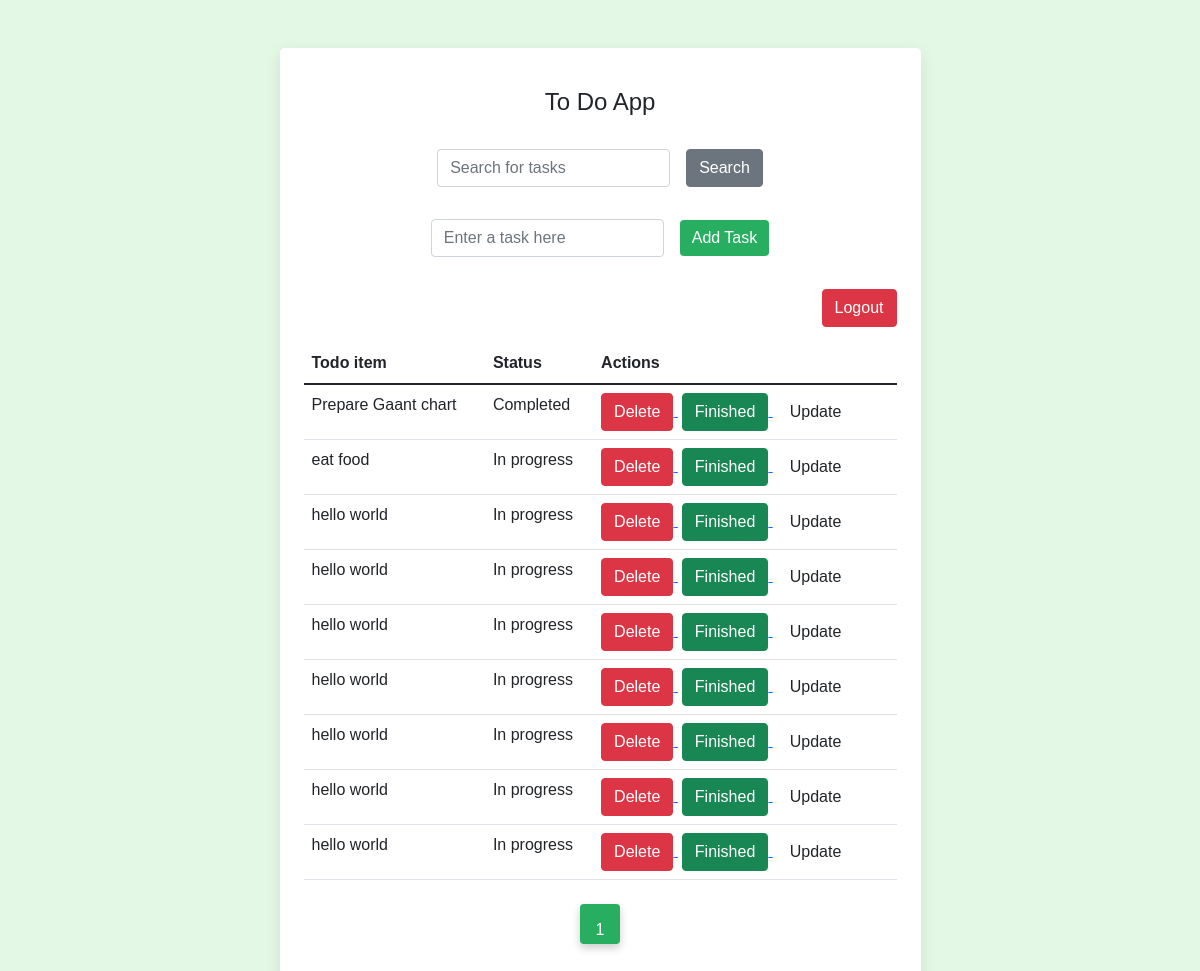
The app's page / (signed in), older data.
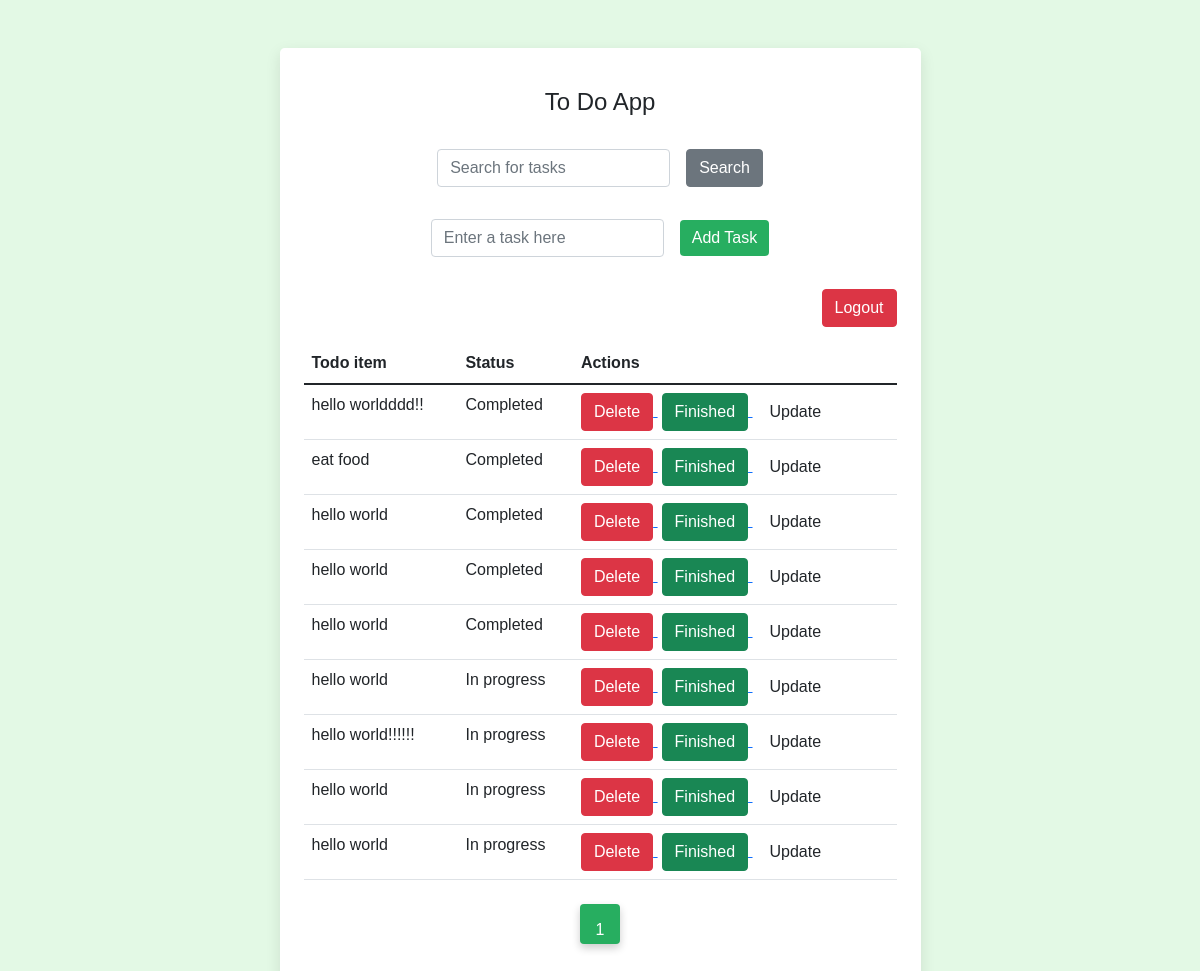
The same page, newer data.
### todoapp/models.py (models this page shows, shortened)
class Task(models.Model):
    user = models.ForeignKey(User, on_delete=models.CASCADE)
    task = models.CharField(max_length=100)
    status = models.BooleanField(default=False)
    is_deleted = models.BooleanField(default=False)

### todoapp/views.py (the view)
# urls.py: 2. Add a URL to urlpatterns:  path('', views.home, name='home')
@login_required
def home(request):
    if request.method == 'POST':
        task = request.POST['task']
        new_task = Task(user=request.user, task=task, is_deleted=False)
        new_task.save()
    query = request.GET.get('q')
    if query:
        all_tasks = Task.objects.filter(user=request.user, task__icontains=query,is_deleted=False)
    else:
        all_tasks = Task.objects.filter(user=request.user, is_deleted=False)
    paginator = Paginator(all_tasks, 10)  # Show 10 tasks per page
    page = request.GET.get('page')
    try:
        tasks = paginator.page(page)
        print(tasks)
    except PageNotAnInteger:
        tasks = paginator.page(1)  # If page is not an integer, deliver first page.
        print(tasks)
    except EmptyPage:
        tasks = paginator.page(paginator.num_pages)  # If page is out of range, deliver last page.
        print(tasks)
    context = {
        'tasks': tasks
    }
    return render(request, 'index1.html', context)

### todoapp/templates/index1.html (shortened to what this page needs)
<!DOCTYPE html>
<html lang="en" dir="ltr">
<head>
    <link rel="stylesheet" href="https://cdn.jsdelivr.net/npm/bootstrap@5.1.3/dist/css/bootstrap.min.css">
</head>
<body>
<section class="vh-100">
  <div class="container py-5 h-100">
    <div class="row d-flex justify-content-center align-items-center h-100">
      <div class="col col-lg-9 col-xl-7">
        <div class="card rounded-3">
          <div class="card-body p-4">
            <h4 class="text-center my-3 pb-3">To Do App</h4>
            <form method="GET" class="row row-cols-lg-auto g-3 justify-content-center align-items-center mb-4 pb-2">
              <div class="col-12">
                <div class="form-outline">
                  <input type="text" id="search" class="form-control" name="q" placeholder="Search for tasks" value="{{ request.GET.search }}">
                </div>
              </div>
              <div class="col-12">
                <button type="submit" class="btn btn-secondary">Search</button>
              </div>
            </form>
            <form method="POST" class="row row-cols-lg-auto g-3 justify-content-center align-items-center mb-4 pb-2">
              <div class="col-12">
                <div class="form-outline">
                  <input type="text" id="form1" class="form-control" name="task" placeholder="Enter a task here" required/>
                </div>
              </div>
              <div class="col-12">
                <button type="submit" class="btn btn-primary">Add Task</button>
              </div>
            </form>
            <div class="text-end mb-3">
              <a href="{% url 'signout' %}">
                <button type="button" class="btn btn-danger">Logout</button>
              </a>
            </div>
            <table class="table mb-4">
              <thead>
                <tr>
                  <th scope="col">Todo item</th>
                  <th scope="col">Status</th>
                  <th scope="col">Actions</th>
                </tr>
              </thead>
              <tbody>
                {% for task in tasks %}
                <tr>
                  <td>{{ task.task }}</td>
                  {% if task.status %}
                    <td>Completed</td>
                  {% else %}
                    <td>In progress</td>
                  {% endif %}
                  <td>
                    <a href="{% url 'delete-task' task.id %}">
                      <button type="button" class="btn btn-danger">Delete</button>
                    </a>
                    <a href="{% url 'finish-task' task.id %}">
                      <button type="button" class="btn btn-success ms-1">Finished</button>
                    </a>
                    <a href="{% url 'update-task' task.id %}">
                      <button type="button" class="btn btn-black ms-1">Update</button>
                    </a>
                  </td>
                </tr>
                {% endfor %}
              </tbody>
            </table>
            <nav aria-label="Page navigation">
              <ul class="pagination justify-content-center">
                {% for page_num in tasks.paginator.page_range %}
                  {% if tasks.number == page_num %}
                    <li class="page-item active" aria-current="page">
                      <a class="page-link" href="#">{{ page_num }}</a>
                    </li>
                  {% else %}
                    <li class="page-item">
                      <a class="page-link" href="?page={{ page_num }}">{{ page_num }}</a>
                    </li>
                  {% endif %}
                {% endfor %}
              </ul>
            </nav>
          </div>
        </div>
      </div>
    </div>
  </div>
</section>
</body>
</html>

Row changes from the older to the newer data that the page shows:
changed Task: task "Prepare Gaant chart" → "hello worldddd!!"
changed Task "eat food": status "In progress" → "Completed"
changed Task (number 3 of 9 on the later page): status "In progress" → "Completed"
changed Task (number 4 of 9 on the later page): status "In progress" → "Completed"
changed Task (number 5 of 9 on the later page): status "In progress" → "Completed"
changed Task: task "hello world" → "hello world!!!!!!"
